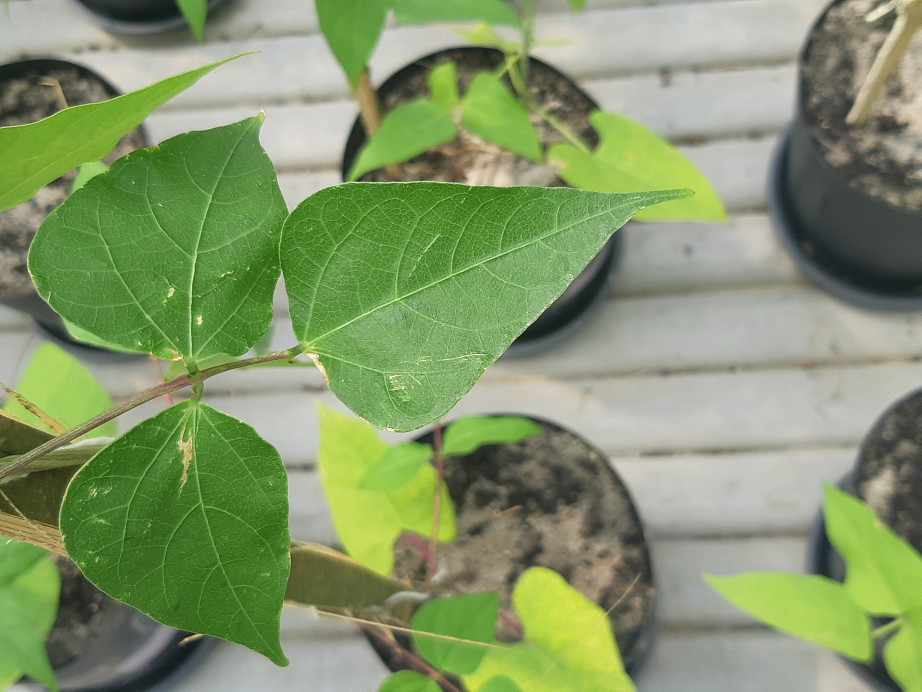
#> input picture fava_cearense/20191018_085122.jpg, 4608 x 3456 px (shown at 1/5 size); its folder holds only this picture in this run
$ python -i resize_images.py   (imports and definitions only)
#> lines starting #> are read from the running program, lines starting #| are printed output that depends on the picture; after the words box and inside, x2 and y2 are one past the last pixel; in counts of white or black regions, pixels touching at a corner belong together
#Imports
from imutils import paths
from itertools import product
import numpy as np
import os
import cv2

def getBaseFolders(base_path):
  return [os.path.join(base_path, folder) for folder in os.listdir(base_path) if os.path.isdir( os.path.join(base_path, folder) )]

# [27 lines left out: function resizeClassesImages, not called in this run]

def maskImage(image_path, out_path):
#> called with image_path = '../fava_cearense/20191018_085122.jpg', out_path = 'out.png'
  image = cv2.imread(image_path)
#> image is the input picture: shape (3456, 4608, 3); mean B, G, R 105.8, 150.4, 131.3
  image_hsv = cv2.cvtColor(image, cv2.COLOR_BGR2HSV)
#> image_hsv: shape (3456, 4608, 3); mean H, S, V 43.1, 78.9, 151.5

  low_color = np.array([25, 52, 72])
  high_color = np.array([102, 255, 255])
  color_mask = cv2.inRange(image_hsv, low_color, high_color)
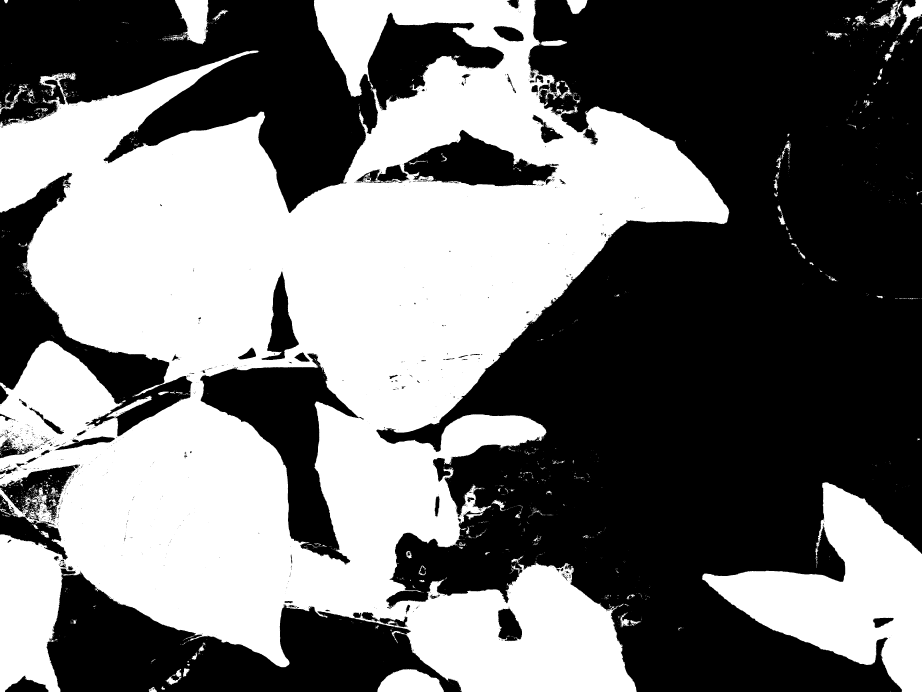
#> color_mask: shape (3456, 4608) (shown at 1/5 size); 45.4% white; 2693 white regions (2361 under 20 px), largest, box (x1, y1, x2, y2) and area: (0, 0, 3646, 3456) 6602713, (3510, 2412, 4608, 3456) 505120, (1887, 3346, 2219, 3456) 26643
  masked_image = cv2.bitwise_and(image, image, mask=color_mask)
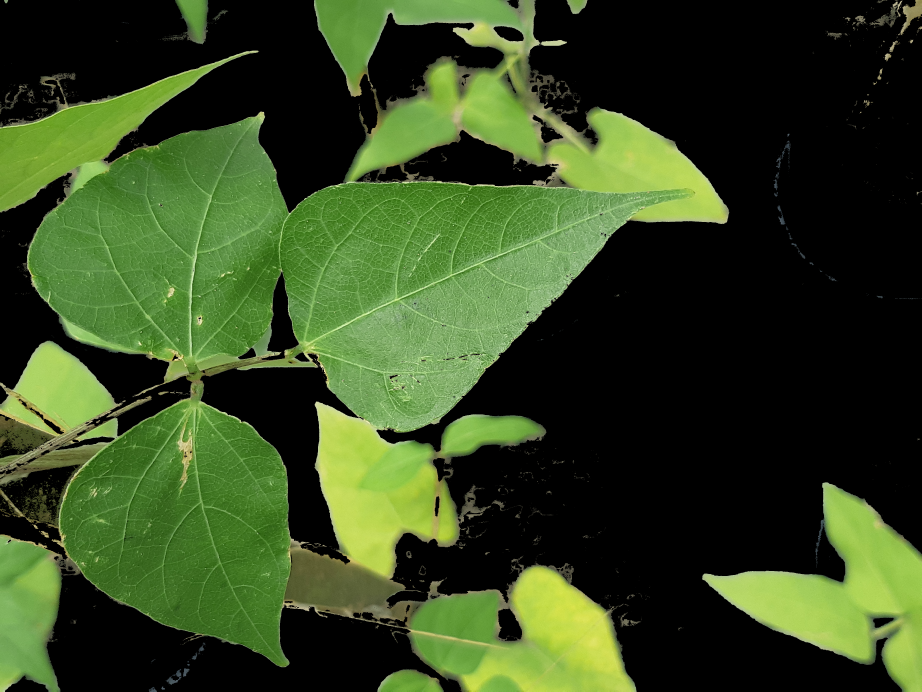
#> masked_image: shape (3456, 4608, 3) (shown at 1/5 size); mean B, G, R 32, 71, 52.3

  cv2.imwrite(out_path, masked_image)

# [57 lines left out: functions maskClassesImages, imageGenerator, classesImageGenerator, not called in this run]


# [6 lines not run here, left out]
  # [19 lines of commented-out code are left out]

>>> result = maskImage('../fava_cearense/20191018_085122.jpg', 'out.png')

$ run again, on fava_cearense/20191018_085127.jpg
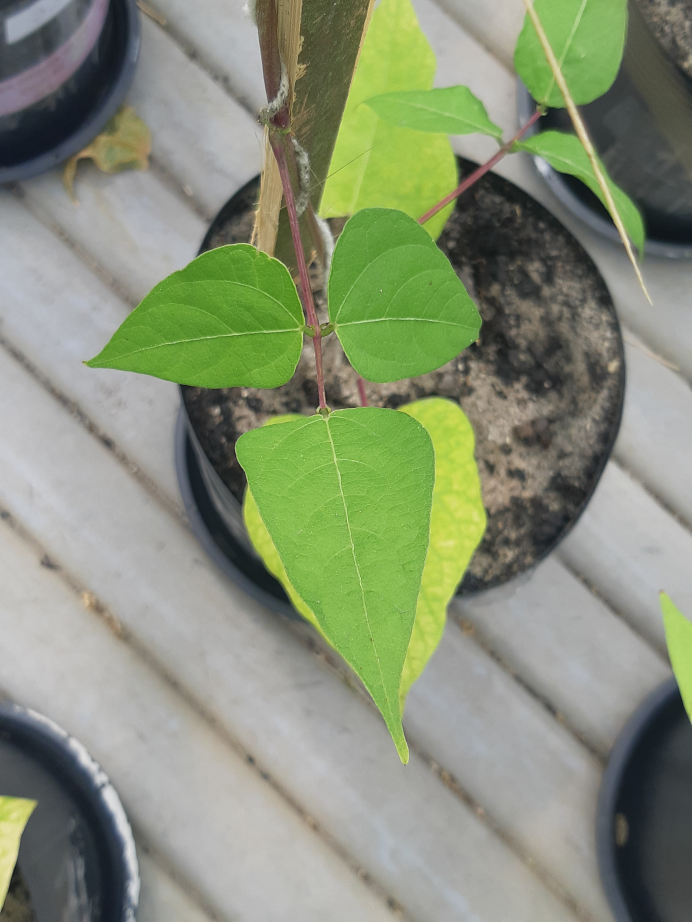
#> input picture fava_cearense/20191018_085127.jpg, 3456 x 4608 px (shown at 1/5 size)
#> in maskImage, image is the input picture: shape (4608, 3456, 3); mean B, G, R 119.4, 144.6, 135.1
#> image_hsv: shape (4608, 3456, 3); mean H, S, V 48.4, 50.4, 147.1
#> in maskImage, `color_mask = cv2.inRange(image_hsv, low_color, high_color)`:
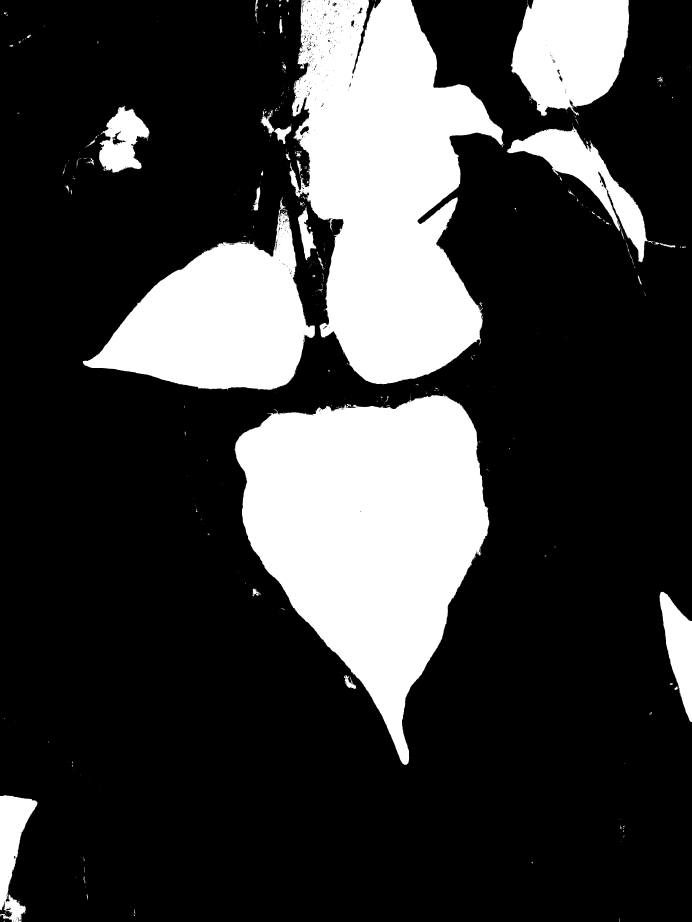
#> color_mask: shape (4608, 3456) (shown at 1/5 size); 23.9% white; 857 white regions (716 under 20 px), largest, box (x1, y1, x2, y2) and area: (1173, 1975, 2448, 3825) 1357844, (1447, 0, 2516, 1921) 1296974, (414, 984, 1574, 1951) 566764
#> in maskImage, `masked_image = cv2.bitwise_and(image, image, mask=color_mask)`:
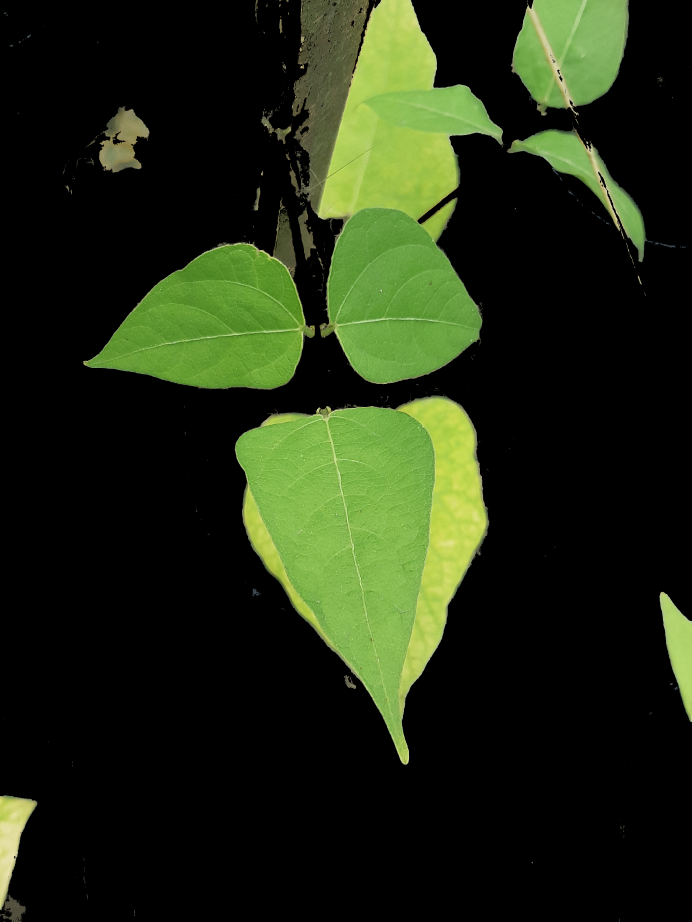
#> masked_image: shape (4608, 3456, 3) (shown at 1/5 size); mean B, G, R 18.1, 41, 31.3

$ run again, on fava_cearense/20191018_085327.jpg
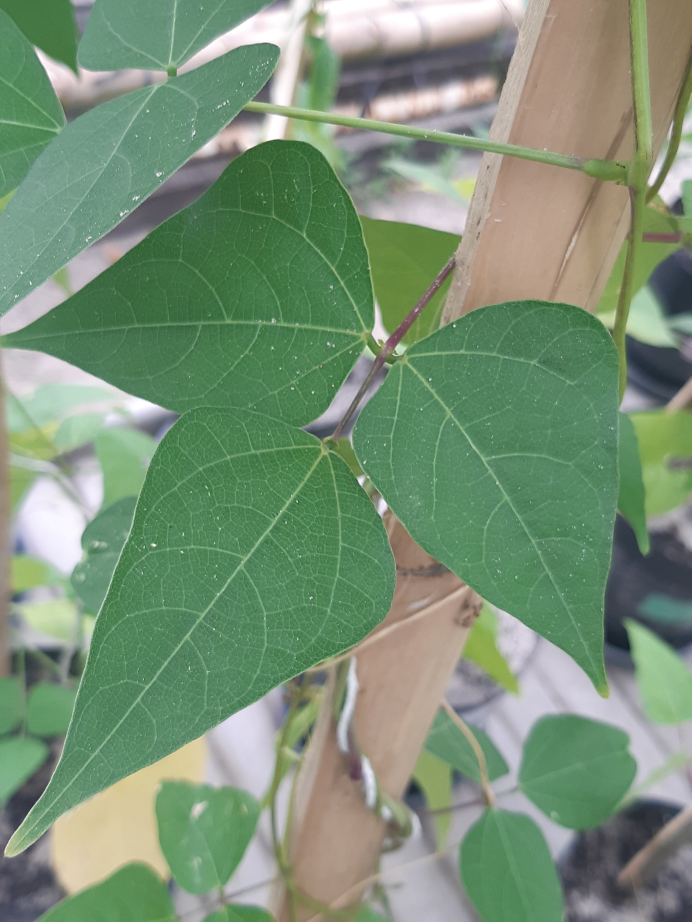
#> input picture fava_cearense/20191018_085327.jpg, 3456 x 4608 px (shown at 1/5 size)
#> in maskImage, image is the input picture: shape (4608, 3456, 3); mean B, G, R 118.5, 145.1, 121.8
#> image_hsv: shape (4608, 3456, 3); mean H, S, V 65.6, 69.5, 150.2
#> in maskImage, `color_mask = cv2.inRange(image_hsv, low_color, high_color)`:
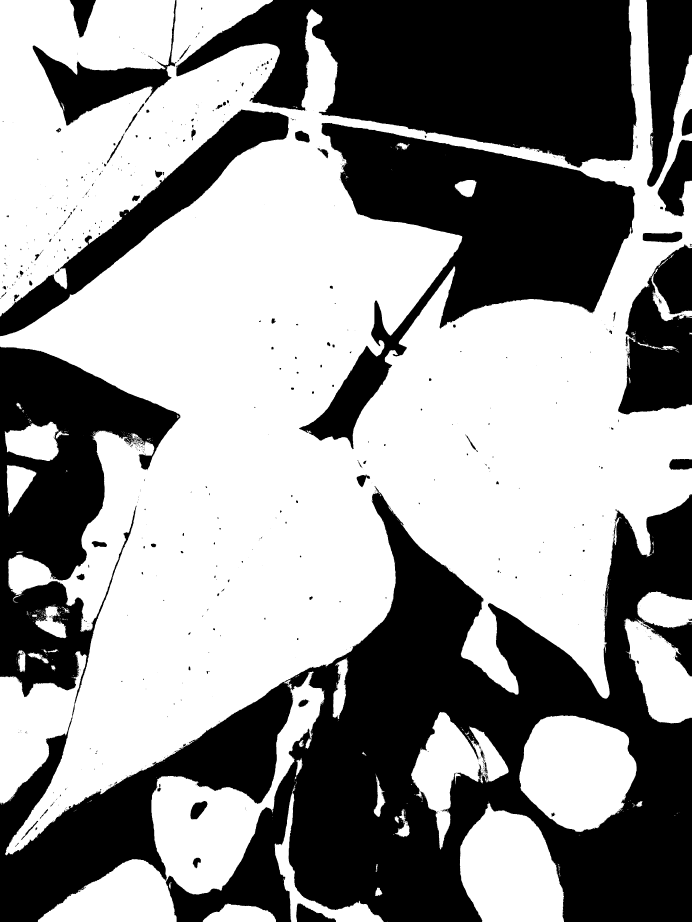
#> color_mask: shape (4608, 3456) (shown at 1/5 size); 57.2% white; 1366 black regions (1110 under 20 px), largest, box (x1, y1, x2, y2) and area: (0, 1733, 3456, 4608) 3769616, (880, 0, 3183, 838) 1233094, (1496, 615, 3176, 2246) 959562
#> in maskImage, `masked_image = cv2.bitwise_and(image, image, mask=color_mask)`:
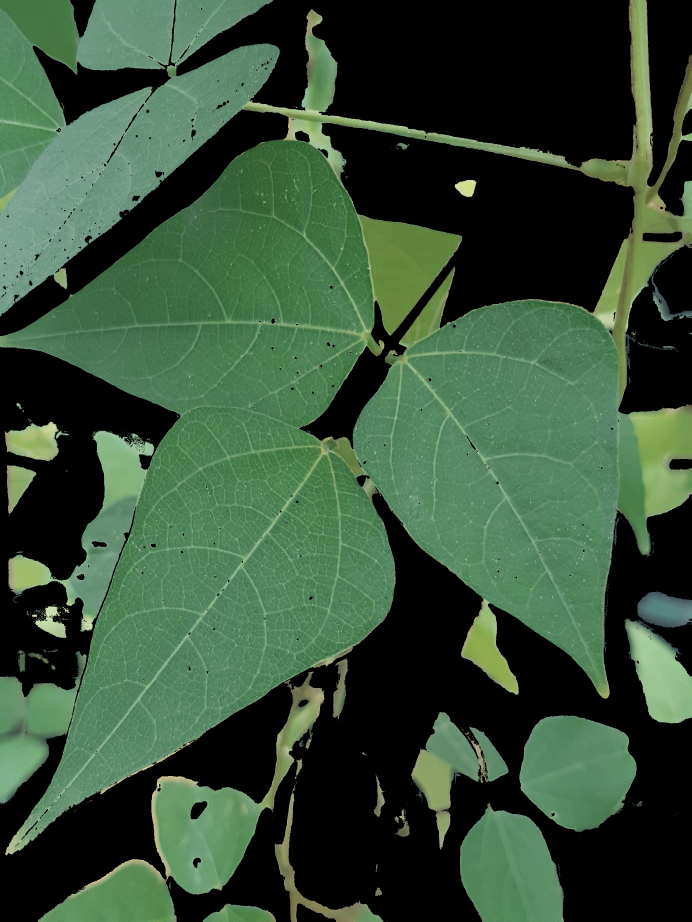
#> masked_image: shape (4608, 3456, 3) (shown at 1/5 size); mean B, G, R 55, 79, 53.4
